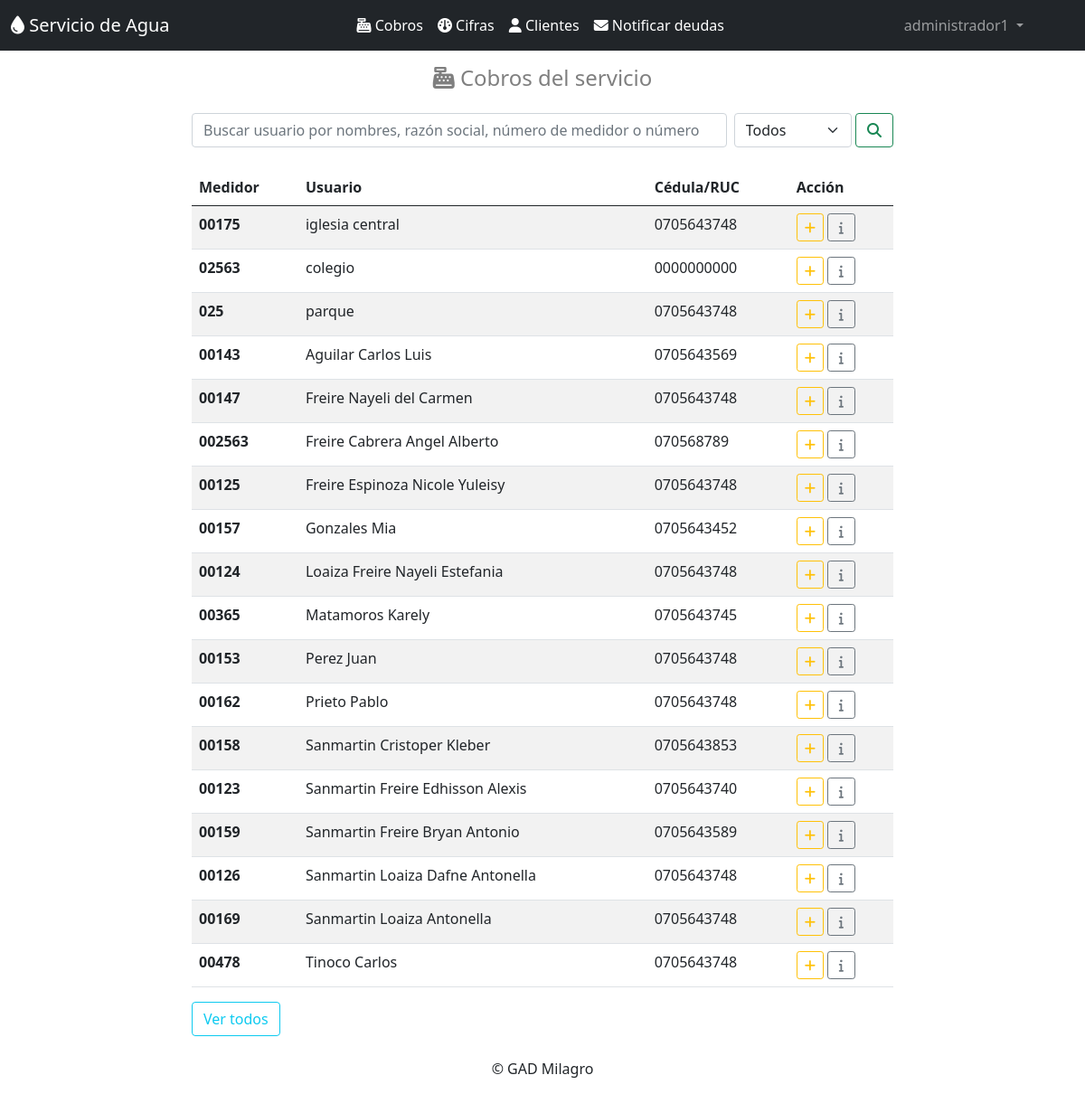
Page /cobros/ (signed in) on the committed database.
### clientes/models.py (models this page shows, shortened)
class Cliente(models.Model):
    nombres=models.CharField(max_length=50)
    apellidos=models.CharField(max_length=30,null=True, blank=True)
    detalle=models.CharField(max_length=30,null=True, blank=True)
    medidor=models.CharField(max_length=10, unique=True)
    cedula=models.CharField(max_length=15)
    email=models.EmailField()
    direccion=models.CharField(max_length=50,null=True, blank=True)
    celular=models.CharField(max_length=10,null=True, blank=True)
    deuda=models.CharField(max_length=1, choices=deuda, default='n',null=True, blank=True)
    ultima_cifra=models.CharField(max_length=30,default='null',null=True, blank=True)
    class Meta:
        db_table = 'cliente'
        verbose_name = 'Cliente'
        verbose_name_plural = 'clientes'
        ordering = ['apellidos']

### cobros/views.py (the view)
# urls.py: path('cobros/',mostrar_clientes),
def mostrar_clientes(request):
    busqueda = request.GET.get("buscar")
    filtro = request.GET.get("filtro")
    try:
        clientes = Cliente.objects.all()
    except Cliente.DoesNotExist:
                raise Http404
    date = datetime.date.today()
    año = date.strftime("%Y")
    mes = date.strftime("%B")
    fecha = mes+año
    try:
        if str(busqueda) and (str(filtro)=='1' or str(filtro)=='2'):
            if str(filtro) == '1':
                    clientes = Cliente.objects.filter(
                        Q(deuda__icontains = 's')).filter(
                        Q(nombres__icontains = busqueda) |
                        Q(apellidos__icontains = busqueda)|
                        Q(medidor__icontains = busqueda) |
                        Q(cedula__icontains = busqueda)
                    ).distinct()
                    messages.success(request, "Los resultados para la busqueda '"+busqueda+"' y el filtro 'Deudas pendientes' son:")
            if str(filtro) == '2':
                clientes = Cliente.objects.filter(
                    Q(deuda__icontains = 'n')).filter(
                    Q(nombres__icontains = busqueda) |
                    Q(apellidos__icontains = busqueda)|
                    Q(medidor__icontains = busqueda) |
                    Q(cedula__icontains = busqueda)
                ).distinct()
                messages.success(request, "Los resultados para la busqueda '"+busqueda+"' y el filtro 'Usuarios cancelados' son:")
        else:
            if filtro:
                if str(filtro) == '1':
                    clientes = Cliente.objects.filter(
                        Q(deuda__icontains = 's')).distinct()
                    messages.success(request, "Los usuarios con deudas pendientes son: ")
                if str(filtro) == '2':
                    clientes = Cliente.objects.filter(
                        Q(deuda__icontains = 'n')).distinct()
                    messages.success(request, "Los usuarios que han cancelado son: ")
            if busqueda:
                messages.success(request, " Los resultados encontrados para la busqueda '"+busqueda+"' son:")
                clientes = Cliente.objects.filter(
                    Q(nombres__icontains = busqueda) |
                    Q(apellidos__icontains = busqueda)|
                    Q(medidor__icontains = busqueda) |
                    Q(cedula__icontains = busqueda)
                ).distinct()
    except Cliente.DoesNotExist:
        raise Http404
    return render(request, "cobros.html", {"clientes": clientes,"fecha":fecha})

### templates/cobros.html (shortened to what this page needs)
{% extends "home.html" %}
{% block content %}
<div class="container mb-1 " style="max-width: 800px;">
    <h4 class="text-black-50 text-center py-3"><i class="fa-solid fa-cash-register"></i> Cobros del servicio</h4>
</div>
<div class="container " style="max-width: 800px;">
    <form class="d-flex" method="GET">
        <input class="form-control me-2" type="search" placeholder="Buscar usuario por nombres, razón social, número de medidor o número de cédula" aria-label="Search" name="buscar" value="">
        <select name="filtro" style="max-width: 130px;" class="form-select" aria-label="Default select example">
            <option selected>Todos</option>
        </select>&nbsp;
        <button class="btn btn-outline-success" type="submit"><i class="fa-solid fa-magnifying-glass"></i></button>
    </form>
</div>
<div class="container py-4" style="max-width: 800px;">
    <table class="table table-responsive table-striped">
        <thead>
            <tr>
                <th>Medidor</th>
                <th>Usuario</th>
                <th>Cédula/RUC</th>
                <th>Acción</th>
            </tr>
        </thead>
        <tbody>
            {% for cliente in clientes %}
            <tr>
              <th scope="row">{{ cliente.medidor }}</th>
                <td>{% if cliente.apellidos == None %}  {% else %} {{ cliente.apellidos }} {% endif %}{{ cliente.nombres }}</td>
                <td>{{ cliente.cedula }}</td>
                <td>
                    {% if cliente.ultima_cifra == fecha %}
                        {% if cliente.deuda == 's' %}
                            <a class="btn btn-sm btn-success" href="/calcularcobro/{{cliente.id}}">&nbsp;<i class="fa-solid fa-dollar-sign"></i>&nbsp;</a>
                        {% else %}
                            <a class="btn btn-sm btn-outline-primary" href="/calcularcobro/{{cliente.id}}">&nbsp;<i class="fa-solid fa-eye"></i>&nbsp;</a>
                        {% endif %}
                    {% else %}
                        <a class="btn btn-sm btn-outline-warning " href="/ingresarcifra/{{cliente.id}}"> <i class="fa-solid fa-plus"></i> </a>
                        <a class="btn btn-sm btn-outline-secondary " href="/calcularcobro/{{cliente.id}}">&nbsp;<i class="fa-solid fa-info"></i>&nbsp;</a>
                    {% endif %}
                </td>
            </tr>
            {% endfor %}
            </tbody>
    </table>
    <a class="btn btn-outline-info" href="/cobros">Ver todos</a> &nbsp;&nbsp;
</div>
{% endblock %}

### templates/home.html (shortened to what this page needs)
<!doctype html>
<html lang="es">
    <head>
        <link href="https://cdn.jsdelivr.net/npm/bootstrap@5.0.2/dist/css/bootstrap.min.css" rel="stylesheet">
        <link href="https://cdnjs.cloudflare.com/ajax/libs/font-awesome/6.2.1/css/all.min.css" rel="stylesheet">
        {% load static %}
    </head>
    <body >
        {% if user.is_authenticated %}
            <nav class="navbar navbar-expand-lg navbar-dark bg-dark " >
                <div class="container-fluid">
                        <a class="navbar-brand" href="/">
                            <i class="fa-sharp fa-solid fa-droplet"></i> Servicio de Agua</a>
                    <div class="collapse navbar-collapse" id="navbarSupportedContent">
                        <ul class="navbar-nav ms-auto mb-2 mb-lg-0">
                            <li class="nav-item">
                                <a class="nav-item nav-link active" href="/cobros"><i class="fa-solid fa-cash-register"></i> Cobros</a>
                            </li>
                            <li class="nav-item ">
                                <a class="nav-item nav-link active" href="/cifras"><i class="fa-solid fa-gauge"></i> Cifras</a>
                            </li>
                            <li class="nav-item">
                                <a class="nav-item nav-link active" href="/clientes"><i class="fa-solid fa-user"></i> Clientes</a>
                            </li>
                            <li class="nav-item dropdown">
                                <a class="nav-item nav-link active" href="/notificaciones"><i class="fa-solid fa-envelope"></i> Notificar deudas</a>
                            </li>
                        </ul>
                        <ul class="navbar-nav ms-auto   mb-2 mb-lg-0">
                            <li class="nav-item dropdown">
                                <a class="nav-link dropdown-toggle" href="#" id="navbarDarkDropdownMenuLink" role="button" data-bs-toggle="dropdown" aria-expanded="false">
                                    {{ user }}
                                </a>
                            </li>
                        </ul>
                    </div>
                </div>
            </nav>
            {% block content %}{% endblock %}
        {% else %}
                            {% load static %}
        {% endif %}
        <p class="text-center">© GAD Milagro</p>
  </body>
</html>

### rows in the picture
Cliente: medidor "00175", nombres "iglesia central", cedula "0705643748"
Cliente: medidor "02563", nombres "colegio", cedula "0000000000"
Cliente: medidor "025", nombres "parque", cedula "0705643748"
Cliente: medidor "00143", apellidos "Aguilar", nombres "Carlos Luis", cedula "0705643569"
Cliente: medidor "00147", apellidos "Freire", nombres "Nayeli del Carmen", cedula "0705643748"
Cliente: medidor "002563", apellidos "Freire Cabrera", nombres "Angel Alberto", cedula "070568789"
Cliente: medidor "00125", apellidos "Freire Espinoza", nombres "Nicole Yuleisy", cedula "0705643748"
Cliente: medidor "00157", apellidos "Gonzales", nombres "Mia", cedula "0705643452"
Cliente: medidor "00124", apellidos "Loaiza Freire", nombres "Nayeli Estefania", cedula "0705643748"
Cliente: medidor "00365", apellidos "Matamoros", nombres "Karely", cedula "0705643745"
Cliente: medidor "00153", apellidos "Perez", nombres "Juan", cedula "0705643748"
Cliente: medidor "00162", apellidos "Prieto", nombres "Pablo", cedula "0705643748"
Cliente: medidor "00158", apellidos "Sanmartin", nombres "Cristoper Kleber", cedula "0705643853"
Cliente: medidor "00123", apellidos "Sanmartin Freire", nombres "Edhisson Alexis", cedula "0705643740"
Cliente: medidor "00159", apellidos "Sanmartin Freire", nombres "Bryan Antonio", cedula "0705643589"
Cliente: medidor "00126", apellidos "Sanmartin Loaiza", nombres "Dafne Antonella", cedula "0705643748"
Cliente: medidor "00169", apellidos "Sanmartin Loaiza", nombres "Antonella", cedula "0705643748"
Cliente: medidor "00478", apellidos "Tinoco", nombres "Carlos", cedula "0705643748"

### other values in the picture
{{ user }} "administrador1"
